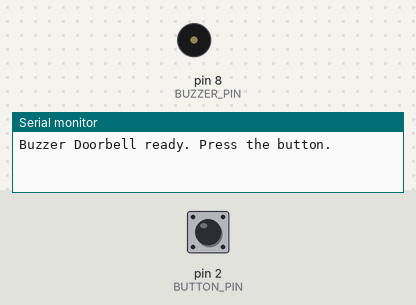
Simulated run of this sketch. Board: Arduino Uno, built with avr-gcc and run on an emulated ATmega328P. Parts: buzzer (waves = sounding), the last lines printed to the serial monitor. The test bench sets the inputs (shaded band); at power-on: pin 2 (BUTTON_PIN) HIGH.

Above: at 1.2 s.
1.3 s: pin 2 (BUTTON_PIN) pulled LOW for 0.15 s
At 1.9 s:
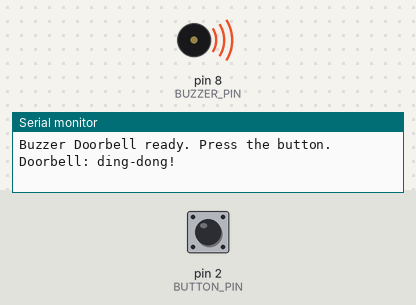
Timing chart, 0 to 4.3 s (numbered marks = the images above; inputs shaded):
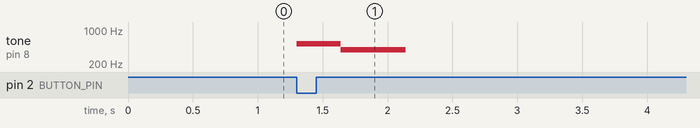

The sketch:

Buzzer-Doorbell.ino
```cpp
// 005 - Buzzer Doorbell
// Press the button and a passive buzzer plays a two-note "ding-dong"
// doorbell chime (523 Hz then 392 Hz). The doorbell will not fire again
// until the button is released, so one press gives one chime.
// Board: Arduino Uno
// Wiring: Push button between pin 2 and GND (internal pull-up used).
//         PASSIVE buzzer (+) to pin 8, buzzer (-) to GND.

// Pin and sound constants
const int BUTTON_PIN = 2;         // Push button input
const int BUZZER_PIN = 8;         // Passive buzzer output (must be a PWM/tone capable pin)
const int NOTE_1 = 523;           // "ding" note: C5, 523 Hz
const int NOTE_2 = 392;           // "dong" note: G4, 392 Hz
const int NOTE_1_MS = 300;        // Duration of the first note in ms
const int NOTE_2_MS = 500;        // Duration of the second note in ms
const int GAP_MS = 40;            // Tiny silence between the two notes

bool chimePlayed = false;         // Repeat guard: one chime per press

void setup() {
  pinMode(BUTTON_PIN, INPUT_PULLUP);  // Button to GND, no external resistor needed
  pinMode(BUZZER_PIN, OUTPUT);

  Serial.begin(9600);
  Serial.println("Buzzer Doorbell ready. Press the button.");
}

void loop() {
  int buttonState = digitalRead(BUTTON_PIN);

  // LOW means the button is pressed (INPUT_PULLUP wiring)
  if (buttonState == LOW && !chimePlayed) {
    Serial.println("Doorbell: ding-dong!");

    // First note: "ding"
    tone(BUZZER_PIN, NOTE_1);
    delay(NOTE_1_MS);

    // Brief gap so the two notes sound separate
    delay(GAP_MS);

    // Second note: "dong"
    tone(BUZZER_PIN, NOTE_2);
    delay(NOTE_2_MS);

    // Stop the buzzer so it goes silent after the chime
    noTone(BUZZER_PIN);

    // Set the guard so holding the button does not repeat the chime
    chimePlayed = true;
  }

  // Once the button is released, clear the guard so the next press works
  if (buttonState == HIGH) {
    chimePlayed = false;
  }
}
```

Measured:
- after the input at 1.3 s, tone on pin 8 (BUZZER_PIN): silent → 523 Hz at once, → 392 Hz 0.34 s later, → silent 0.50 s later
